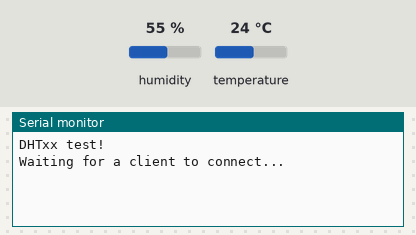
The sketch below on a simulated ESP32. On the bench: the last lines printed to the serial monitor. The inputs (shaded band) are chosen by the test bench; at power-on: humidity 55 %, temperature 24 °C. Nothing arrives over Bluetooth unless stated; a phone connects over Bluetooth LE 3 s after start.

Above: at 1.2 s.
1.3 s: humidity set to 22 %
At 3.6 s:
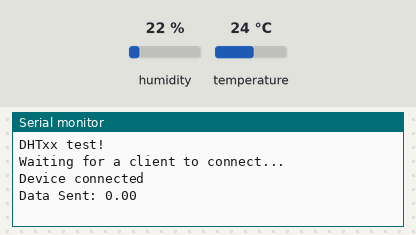
19.3 s: temperature set to 12 °C
At 22.3 s:
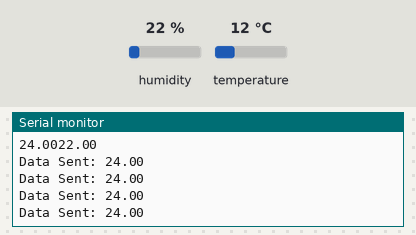
37.3 s: humidity set to 40 %
At 39.9 s:
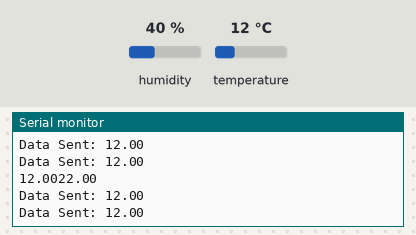
Timing chart, 0 to 41.4 s (numbered marks = the images above; inputs shaded):
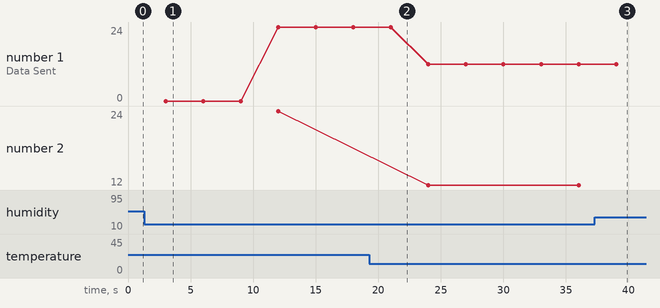

The sketch:

esp32_ble.ino
```cpp
// BLE
#include <BLEDevice.h>
#include <BLEServer.h>
#include <BLEUtils.h>
#include <BLE2902.h>
#include <DHT.h>


#define DHTPIN 4
#define DHTTYPE DHT22

// chars and service UUIDs
#define SERVICE_UUID "12345678-1234-1234-1234-123456789abc"
#define TEMP_CHAR "abcd1234-ab12-ab12-ab12-ab1234567890"
#define HUMIDITY_CHAR "abcd4321-ab12-ab12-ab12-ab1234567890"
#define HEART_CHAR "dcba1234-ab12-ab12-ab12-ab1234567890"

DHT dht(DHTPIN, DHTTYPE);

// server and chars instances
BLEServer* pServer = nullptr;
BLECharacteristic* temp_char = nullptr;
BLECharacteristic* humidity_char = nullptr;
BLECharacteristic* heart_char = nullptr;

float temp = 0.0;
float humd = 0.0;
float tempT;
float humdT;
unsigned long previousMillis = 0;
const long interval = 10000;
bool deviceConnected = false;
uint32_t lastSentTime = 0;

// connection callback
class ServerCallbacks : public BLEServerCallbacks {
  void onConnect(BLEServer* pServer) {
    deviceConnected = true;
    Serial.println("Device connected");
  }

  void onDisconnect(BLEServer* pServer) {
    deviceConnected = false;
    Serial.println("Device disconnected");

    // restart advertising
    pServer->startAdvertising();
    Serial.println("Advertising restarted, waiting for a client to connect...");
  }
};


void setup(void) {
  Serial.begin(9600);
  Serial.println(F("DHTxx test!"));
  dht.begin();

  // initialize BLE
  BLEDevice::init("DSP_NeoVim");
  pServer = BLEDevice::createServer();
  pServer->setCallbacks(new ServerCallbacks());

  // create BLE Service
  BLEService* pService = pServer->createService(SERVICE_UUID);

  // temp sensor char
  temp_char = pService->createCharacteristic(
    TEMP_CHAR,
    BLECharacteristic::PROPERTY_NOTIFY);
  temp_char->addDescriptor(new BLE2902());

  // humidity sensor char
  humidity_char = pService->createCharacteristic(
    HUMIDITY_CHAR,
    BLECharacteristic::PROPERTY_NOTIFY);
  humidity_char->addDescriptor(new BLE2902());

  // hear sensor char
  heart_char = pService->createCharacteristic(
    HEART_CHAR,
    BLECharacteristic::PROPERTY_NOTIFY);
  heart_char->addDescriptor(new BLE2902());

  // start the service
  pService->start();

  // start advertising
  pServer->getAdvertising()->start();
  Serial.println("Waiting for a client to connect...");
}

void loop() {
  if (deviceConnected) {
    // send sensors data each 3 seconds
    if (millis() - lastSentTime > 3000) {
      lastSentTime = millis();
      // read DHT sensor data
      unsigned long currentMillis = millis();
      if (currentMillis - previousMillis >= interval) {
        previousMillis = currentMillis;
        tempT = dht.readTemperature();
        humdT = dht.readHumidity();
        if (isnan(tempT) || isnan(humdT)) {
          Serial.println("Failed to read from DHT sensor!");
        } else {
          temp = tempT;
          humd = humdT;
          Serial.print(temp);
          Serial.println(humd);
        }
      }

      // send the temp data via BLE
      String data = String(humd, 2);
      temp_char->setValue(data.c_str());
      temp_char->notify();

      // send the humidity data via BLE
      String data1 = String(temp, 2);
      humidity_char->setValue(data1.c_str());
      Serial.println("Data Sent: " + data1);
      humidity_char->notify();
    }
  }
}
```

Measured:
- plotted number 1: 24 → 12 after the input at 19.3 s
- plotted number 2: 24 → 12 after the input at 19.3 s, 12 → 12 after the input at 37.3 s
